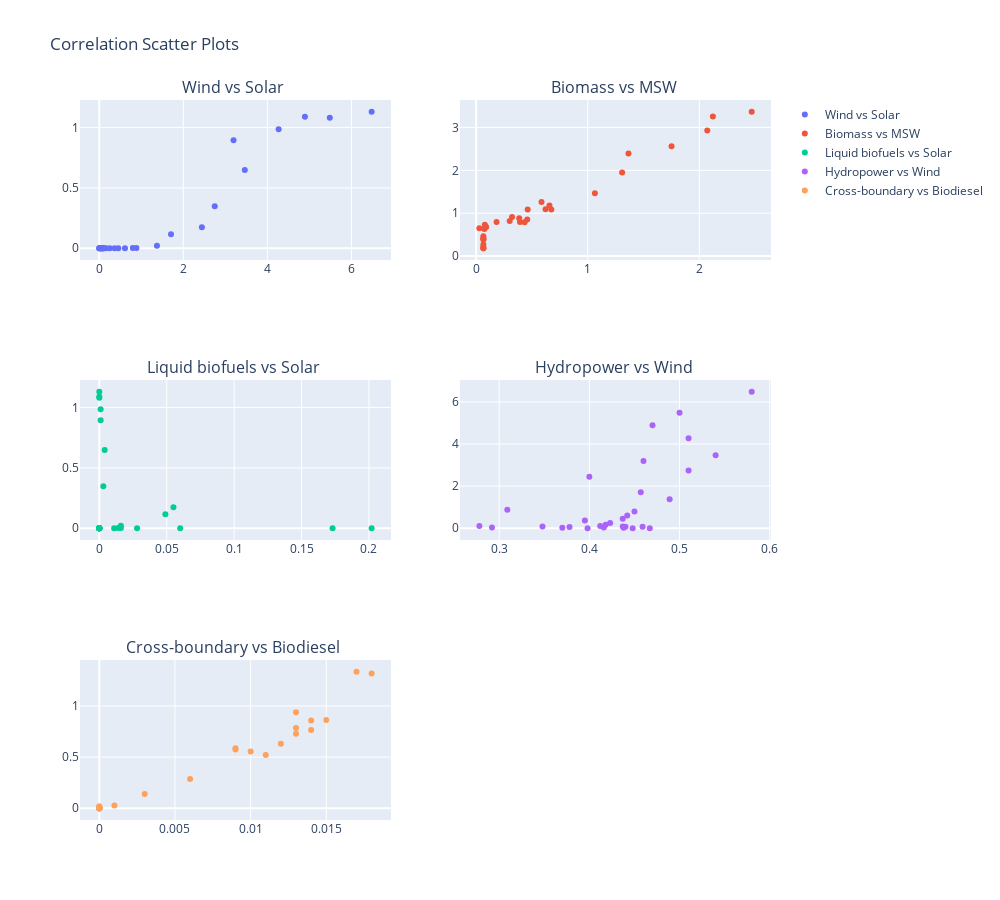

Notebook cell for this chart:
### Markdown cell above
### 6. Scatter Plot for Correlations Between selected Sources

### Code cell
fig = make_subplots(rows=3, cols=2, subplot_titles=[
    "Wind vs Solar ",
    "Biomass vs MSW ",
    "Liquid biofuels vs Solar ",
    "Hydropower vs Wind ",
    "Cross-boundary vs Biodiesel "
])

fig.add_trace(go.Scatter(x=df['Wind, wave, tidal'], 
                         y=df['Solar photovoltaic'], 
                         mode='markers',
                         name="Wind vs Solar"), 
              row=1, col=1)

fig.add_trace(go.Scatter(x=df['Biomass'], 
                         y=df['Municipal solid waste (MSW)'], 
                         mode='markers',
                         name="Biomass vs MSW"), 
              row=1, col=2)

fig.add_trace(go.Scatter(x=df['Liquid bio-fuels'], 
                         y=df['Solar photovoltaic'], 
                         mode='markers',
                         name="Liquid biofuels vs Solar"), 
              row=2, col=1)

fig.add_trace(go.Scatter(x=df['Hydroelectric power'], 
                         y=df['Wind, wave, tidal'], 
                         mode='markers',
                         name="Hydropower vs Wind"), 
              row=2, col=2)

fig.add_trace(go.Scatter(x=df['Cross-boundary Adjustment'], 
                         y=df['Biodiesel'], 
                         mode='markers',
                         name="Cross-boundary vs Biodiesel"), 
              row=3, col=1)

fig.update_layout(height=900, width=1000, title_text="Correlation Scatter Plots")

fig.show()

### Figure 1 — Plotly figure (JSON) as saved in the notebook; plotly's stock layout.template omitted (floating-point values rounded to 4 significant figures)
{"data": [{"mode": "markers", "name": "Wind vs Solar", "type": "scatter", "x": [0.001, 0.001, 0.003, 0.019, 0.03, 0.034, 0.042, 0.057, 0.075, 0.073, 0.081, 0.083, 0.108, 0.111, 0.166, 0.25, 0.363, 0.453, 0.612, 0.798, 0.884, 1.373, 1.707, 2.442, 2.748, 3.463, 3.195, 4.268, 4.893, 5.485, 6.481], "xaxis": "x", "y": [0, 0, 0, 0, 0, 0, 0, 0, 0, 0, 0, 0, 0, 0, 0, 0.001, 0.001, 0.001, 0.001, 0.002, 0.003, 0.021, 0.116, 0.173, 0.349, 0.648, 0.894, 0.985, 1.089, 1.082, 1.131], "yaxis": "y"}, {"mode": "markers", "name": "Biomass vs MSW", "type": "scatter", "x": [0.065, 0.065, 0.065, 0.065, 0.065, 0.065, 0.065, 0.065, 0.029, 0.074, 0.09, 0.078, 0.183, 0.301, 0.434, 0.393, 0.458, 0.386, 0.322, 0.462, 0.622, 0.674, 0.586, 0.657, 1.064, 1.308, 1.365, 1.751, 2.071, 2.121, 2.469], "xaxis": "x2", "y": [0.183, 0.185, 0.21, 0.268, 0.385, 0.411, 0.396, 0.465, 0.649, 0.633, 0.678, 0.731, 0.795, 0.816, 0.79, 0.794, 0.856, 0.882, 0.91, 1.089, 1.093, 1.087, 1.26, 1.182, 1.464, 1.952, 2.392, 2.561, 2.932, 3.255, 3.367], "yaxis": "y2"}, {"mode": "markers", "name": "Liquid biofuels vs Solar", "type": "scatter", "x": [0, 0, 0, 0, 0, 0, 0, 0, 0, 0, 0, 0, 0, 0, 0.011, 0.173, 0.202, 0.06, 0.028, 0.014, 0.016, 0.016, 0.049, 0.055, 0.003, 0.004, 0.001, 0.001, 0, 0, 0], "xaxis": "x3", "y": [0, 0, 0, 0, 0, 0, 0, 0, 0, 0, 0, 0, 0, 0, 0, 0.001, 0.001, 0.001, 0.001, 0.002, 0.003, 0.021, 0.116, 0.173, 0.349, 0.648, 0.894, 0.985, 1.089, 1.082, 1.131], "yaxis": "y3"}, {"mode": "markers", "name": "Hydropower vs Wind", "type": "scatter", "x": [0.448, 0.398, 0.467, 0.37, 0.438, 0.416, 0.292, 0.378, 0.44, 0.459, 0.437, 0.348, 0.412, 0.278, 0.418, 0.423, 0.395, 0.437, 0.442, 0.45, 0.309, 0.489, 0.457, 0.4, 0.51, 0.54, 0.46, 0.51, 0.47, 0.5, 0.58], "xaxis": "x4", "y": [0.001, 0.001, 0.003, 0.019, 0.03, 0.034, 0.042, 0.057, 0.075, 0.073, 0.081, 0.083, 0.108, 0.111, 0.166, 0.25, 0.363, 0.453, 0.612, 0.798, 0.884, 1.373, 1.707, 2.442, 2.748, 3.463, 3.195, 4.268, 4.893, 5.485, 6.481], "yaxis": "y4"}, {"mode": "markers", "name": "Cross-boundary vs Biodiesel", "type": "scatter", "x": [0, 0, 0, 0, 0, 0, 0, 0, 0, 0, 0, 0, 0, 0, 0, 0.001, 0.003, 0.006, 0.013, 0.014, 0.015, 0.014, 0.011, 0.012, 0.013, 0.01, 0.009, 0.009, 0.013, 0.018, 0.017], "xaxis": "x5", "y": [0, 0, 0, 0, 0, 0, 0, 0, 0, 0, 0, 0, 0.002, 0.016, 0.017, 0.027, 0.139, 0.285, 0.729, 0.859, 0.862, 0.765, 0.522, 0.63, 0.785, 0.554, 0.586, 0.574, 0.939, 1.319, 1.335], "yaxis": "y5"}], "layout": {"annotations": [{"font": {"size": 16}, "showarrow": false, "text": "Wind vs Solar ", "x": 0.225, "xanchor": "center", "xref": "paper", "y": 1, "yanchor": "bottom", "yref": "paper"}, {"font": {"size": 16}, "showarrow": false, "text": "Biomass vs MSW ", "x": 0.775, "xanchor": "center", "xref": "paper", "y": 1, "yanchor": "bottom", "yref": "paper"}, {"font": {"size": 16}, "showarrow": false, "text": "Liquid biofuels vs Solar ", "x": 0.225, "xanchor": "center", "xref": "paper", "y": 0.6111, "yanchor": "bottom", "yref": "paper"}, {"font": {"size": 16}, "showarrow": false, "text": "Hydropower vs Wind ", "x": 0.775, "xanchor": "center", "xref": "paper", "y": 0.6111, "yanchor": "bottom", "yref": "paper"}, {"font": {"size": 16}, "showarrow": false, "text": "Cross-boundary vs Biodiesel ", "x": 0.225, "xanchor": "center", "xref": "paper", "y": 0.2222, "yanchor": "bottom", "yref": "paper"}], "height": 900, "title": {"text": "Correlation Scatter Plots"}, "width": 1000, "xaxis": {"anchor": "y", "domain": [0, 0.45]}, "xaxis2": {"anchor": "y2", "domain": [0.55, 1]}, "xaxis3": {"anchor": "y3", "domain": [0, 0.45]}, "xaxis4": {"anchor": "y4", "domain": [0.55, 1]}, "xaxis5": {"anchor": "y5", "domain": [0, 0.45]}, "xaxis6": {"anchor": "y6", "domain": [0.55, 1]}, "yaxis": {"anchor": "x", "domain": [0.7778, 1]}, "yaxis2": {"anchor": "x2", "domain": [0.7778, 1]}, "yaxis3": {"anchor": "x3", "domain": [0.3889, 0.6111]}, "yaxis4": {"anchor": "x4", "domain": [0.3889, 0.6111]}, "yaxis5": {"anchor": "x5", "domain": [0, 0.2222]}, "yaxis6": {"anchor": "x6", "domain": [0, 0.2222]}}}
